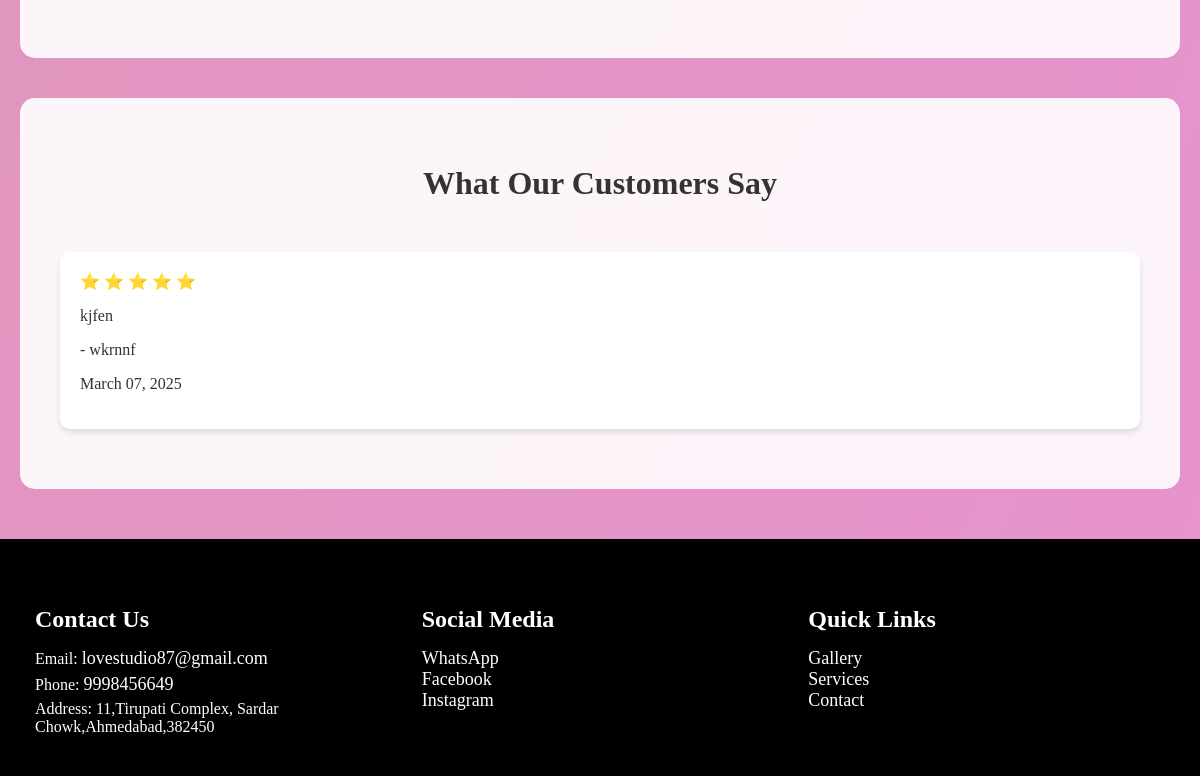
The app's page / (lower part), older data.
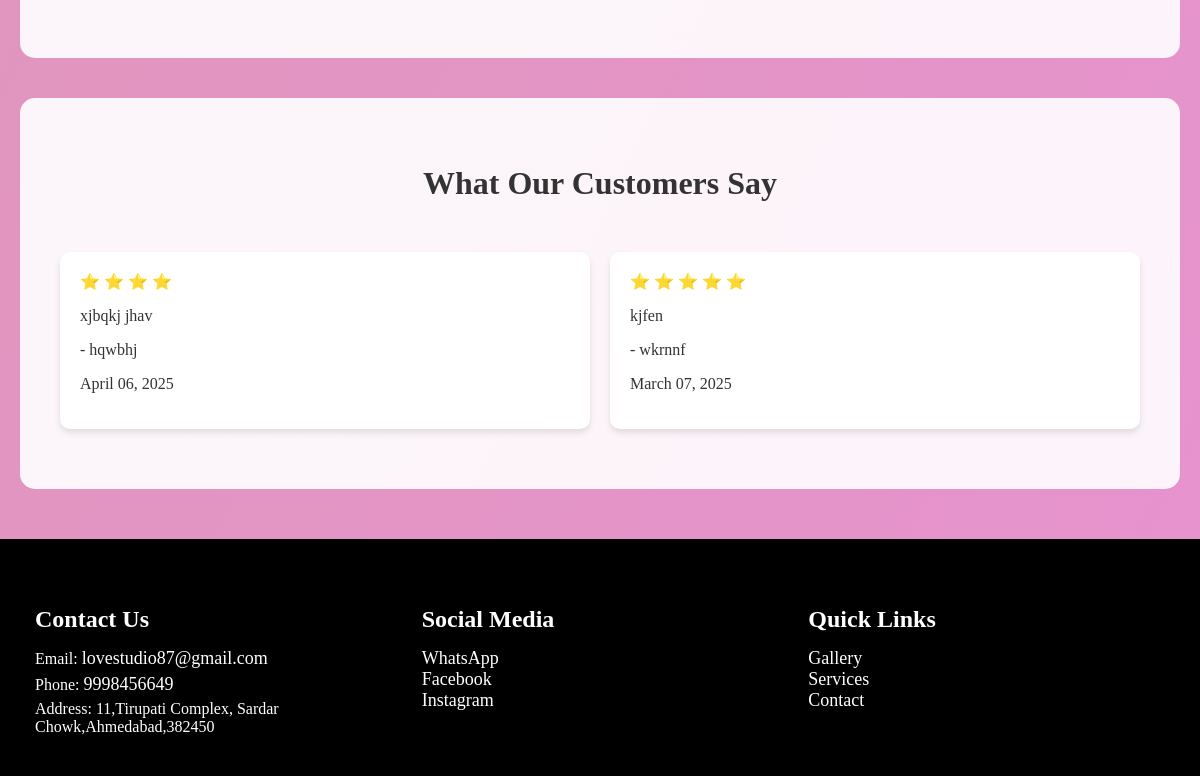
The same page, newer data.
### home/models.py (models this page shows, shortened)
class Testimonial(models.Model):
    customer_name = models.CharField(max_length=100)
    message = models.TextField()
    rating = models.IntegerField(choices=[(i, str(i)) for i in range(1, 6)])
    date_submitted = models.DateTimeField(auto_now_add=True)
    customer = models.CharField(max_length=100, default='Anonymous')
    is_displayed = models.BooleanField(default=True)
    class Meta:
        ordering = ['-date_submitted']

### home/views.py (the view)
# urls.py: path('', views.index, name='index'),
def index(request):
    testimonials = Testimonial.objects.filter(is_displayed=True).order_by('-date_submitted')[:3]
    gallery_items = Gallery.objects.all().order_by('-uploaded_at')[:6]
    services = Service.objects.all()
    context = {
        'testimonials': testimonials,
        'gallery_items': gallery_items,
        'services': services,
    }
    return render(request, 'index.html', context)

### home/templates/index.html (shortened to what this page needs)
{% extends 'base.html' %}
{% block content %}
<!DOCTYPE html>
<html lang="en">
<head>
</head>
<body>
    {% if gallery_items %}
    <section class="gallery-section">
        <div class="gallery-grid">
        </div>
    </section>
    {% endif %}
    {% if testimonials %}
    <section class="testimonials">
        <h2 class="section-title">What Our Customers Say</h2>
        <div class="testimonial-container">
            {% for testimonial in testimonials %}
            <div class="testimonial-card">
                <div class="rating">
                    {% for i in "12345"|make_list %}
                        {% if forloop.counter <= testimonial.rating %}
                            ⭐
                        {% endif %}
                    {% endfor %}
                </div>
                <p class="message">{{ testimonial.message }}</p>
                <p class="customer-name">- {{ testimonial.customer_name }}</p>
                <p class="date">{{ testimonial.date_submitted|date:"F d, Y" }}</p>
            </div>
            {% endfor %}
        </div>
    </section>
    {% endif %}
</body>
</html>
{% endblock %}

Row changes from the older to the newer data that the page shows:
added Testimonial: rating 4 (drawn), message "xjbqkj jhav", customer_name "hqwbhj", date_submitted "April 06, 2025"
